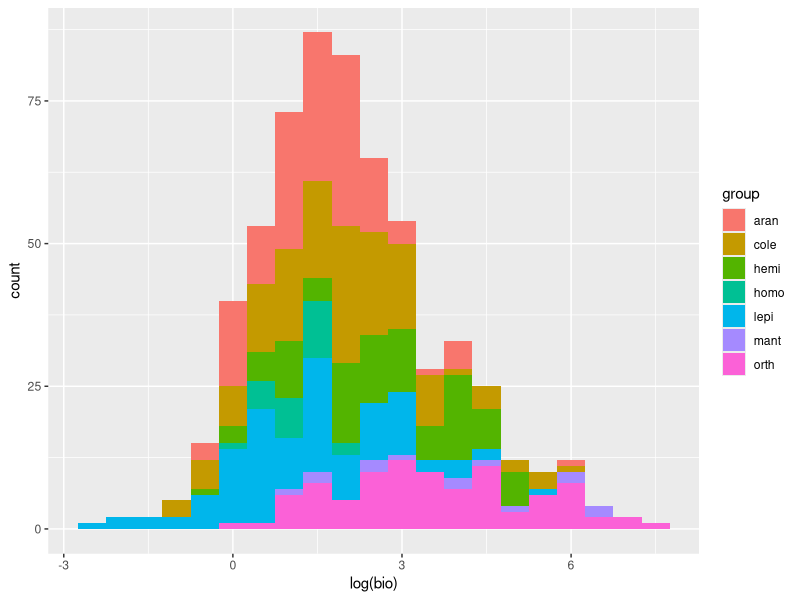

Here is the R script that generated this plot:
# Script estimates biomasses of insects for each garden based on 
# available lenght-body mass equation for insects.

# 1. Load datasets (built using data_processing_code.R) ----
insects <- read.table("datasets/wng_arthro_clean.txt")
treats  <- read.table("datasets/treats_clean.txt")
plants  <- read.table("datasets/wng_main_bio.txt")
sizes <-  read.csv("datasets/corrected_measurements.csv", header=T)

plants$SP_CODE <- tolower(plants$SP_CODE)
insects$tree <- as.character(insects$tree)

# 2. Estimate insect sizes ----
# Size dataset, each morphotype's average size
size <- tapply(sizes$r_cm_size, sizes$morph, mean)
mft <- names(size)
group <- substr(names(size),1,4)
size_dat <- data.frame(morph = mft,
                       size = as.numeric(size),
                       group = group)

# Models used to estimate biomass
# Ganihar 1997
# Araneae: power;b0=-3.2105 (0.1075);b1=2.4681(0.0756)
# Orthoptera: power;b0=-3.5338(0.2668);b1=2.4619(0.1002)
# Hemiptera: power;b0=-3.8893(0.3387);b1=2.7642(0.3113)
# Homoptera: power;b0=-3.1984(0.1174);b1=2.3487(0.0779)
# Coleoptera: power;b0=-3.2689(0.0659);b1=2.4625(0.0415)

# Wardhough 
# (power model ln(weight) = ln(a) + b * length )
# weight <- exp(a) * size^b
# Mantodea:    a=-6.34(0.72);b=3.01(0.27)
# Araneae:     a=-2.13(0.15);b=2.23(0.11)
# Orthoptera:  a=-3.17(0.19);b=2.61(0.09)
# Hemiptera:   a=-3.01(0.17);b=2.59(0.09)
# Homoptera:   a=-3.20(0.12);b=2.35(0.08) (Ganihar 1997)
# Coleoptera:  a=-3.2(0.14); b=2.56(0.08)
# Lepidoptera: a=-5.44(); b=2.55

# Power model parameters for each family
allo_params <- data.frame(group = unique(size_dat$group),
                          a = c(-2.13,-3.2,-3.01,-3.20,-5.44,-6.34,-3.17),
                          b = c( 2.23,2.56, 2.59, 2.35, 2.55, 3.01, 2.61))

# Size of an average individual
size_dat$a <- 0
size_dat$b <- 0
for (grp in unique(allo_params$group)){
  aval <- allo_params[allo_params$group == grp, ]$a
  bval <- allo_params[allo_params$group == grp, ]$b
  size_dat[size_dat$group == grp, ]$a <- aval 
  size_dat[size_dat$group == grp, ]$b <- bval
}

size_dat$bio <- exp(size_dat$a) * (size_dat$size*10)^size_dat$b

size_dat[size_dat$morph == "lepi061",]

# exp(-3.58) * 31.95^2.42


write.table(size_dat, "datasets/size_dat_bio_corr.txt")

# Size distributions
library(ggplot2)
bio_dist <- ggplot(size_dat, aes(x = log(bio), fill=group))
bio_dist + geom_histogram(binwidth=0.5)


# Biomass based networks

# 3. Plant species names corrections ----

examine <- function(plt){
  #example plot
  sdp <- plants[plants$CODE == plt,]
  # see which plants are in the same 
  sdi <- insects[insects$plot == plt, ]
  sdp$SP_CODE
  unique(sdi$tree)
  # sdp[, c("WEIGHT","SP_CODE")]
  bool <- sum(unique(sdp$SP_CODE) %in% unique(sdi$tree)) == length(unique(sdi$tree))
  return(list(bool, sdp$SP_CODE, unique(sdi$tree)))
}

pcodes <- unique(plants$CODE)

plotnames <- c()
for(int in 1:length(pcodes)){
  ee <- examine(as.character(pcodes[int]))
  print(as.character(pcodes[int]))
  print(ee[[1]])
  if (ee[[1]] == FALSE){plotnames <- c(plotnames, as.character(pcodes[int]))}
}

# Names of plots where insect tree labels dont match ones from the plant dataset
plotnames

# w1g1p1
# what could this be?
examine("w1g1p1")
# insects[(insects$tree == "solatu" & insects$plot == "w1g1p1"), ]$tree # <- "melamu" 
# it has to be melamu the most abundant on the plot
insects[(insects$tree == "trems1" & insects$plot == "w1g1p1"), ]$tree  <- "tremor" 
#RESOLVED

# w1g1p2
# insects[insects$tree == "mimodi", ] #this doesn't appear in the plant dataset
# plants[plants$CODE == "w1g1p2", ]
# unique(plants$SPEC)
# 
# # Check if there are othher plots with this plant
# plants[plants$SP_CODE == "breyce", ]
# insects[insects$tree == "breyce", ]
# insects[insects$tree == "tricpl", ]

# mimodi is either breyce or tricpl, I can also remove insects and the plant,
# or i can assign these insects to a second most abundant species which is 
# tricpl (I will assign to tricpl)
examine("w1g1p2")
insects[(insects$tree == "mimodi" & insects$plot == "w1g1p2"), ]$tree <- "tricpl"
insects[(insects$tree == "trems1" & insects$plot == "w1g1p2"), ]$tree <- "tremor"
# RESOLVED

# w1g1p3
examine("w1g1p3")
insects[(insects$tree == "trems1" & insects$plot == "w1g1p3"), ]$tree <- "tremor"
# RESOLVED

# "w1g1p4"
examine("w1g1p4")
insects[(insects$tree == "trems1" & insects$plot == "w1g1p4"),  ]$tree <- "tremor"
# RESOLVED

# "w1g1p5" 
examine("w1g1p5")[[3]][!(examine("w1g1p5")[[3]] %in% examine("w1g1p5")[[2]])]
insects[(insects$tree == "trems1" & insects$plot == "w1g1p5"),  ]$tree <- "tremor"
# RESOLVED

# "w1g3p2" 
cd <- "w1g3p2"
examine(cd)
examine(cd)[[3]][!(examine(cd)[[3]] %in% examine(cd)[[2]])]
plants[plants$CODE == cd, ]
insects[insects$plot == cd, ]
insects[(insects$tree == "ficuco" & insects$plot == cd),  ]$tree <- "ficucp"
# RESOLVED

# "w1g3p3" 
cd <- "w1g3p3"
examine(cd)
examine(cd)[[3]][!(examine(cd)[[3]] %in% examine(cd)[[2]])]
insects[(insects$tree == "ficuco" & insects$plot == cd),  ]$tree <- "ficucp"
# RESOLVED

# "w1g3p4" 
cd <- "w1g3p4"
examine(cd)
examine(cd)[[3]][!(examine(cd)[[3]] %in% examine(cd)[[2]])]
insects[(insects$tree == "ficucg" & insects$plot == cd),  ]$tree <- "ficuco"
# RESOLVED

# "w1g3p6"
cd <- "w1g3p6"
examine(cd)
examine(cd)[[3]][!(examine(cd)[[3]] %in% examine(cd)[[2]])]
insects[(insects$tree == "ficuco" & insects$plot == cd),  ]$tree <- "ficupa"
# RESOLVED

# "w1g4p6"
cd <- "w1g4p6"
examine(cd)
examine(cd)[[3]][!(examine(cd)[[3]] %in% examine(cd)[[2]])]
insects <- insects[!(insects$tree == "karipa"),  ]
# RESOLVED

# "w1g5p2" 
cd <- "w1g5p2"
examine(cd)
examine(cd)[[3]][!(examine(cd)[[3]] %in% examine(cd)[[2]])]
insects[(insects$tree == "solatu" & insects$plot == cd),  ]$tree <- "solas1"
insects[(insects$tree == "trems1" & insects$plot == cd),  ]$tree <- "tremor"
# RESOLVED

# "w1g5p3"
cd <- "w1g5p3"
examine(cd)
examine(cd)[[3]][!(examine(cd)[[3]] %in% examine(cd)[[2]])]
insects[(insects$tree == "premob" & insects$plot == cd),  ]$tree <- "prems1"
# RESOLVED

# "w1g5p5" 
cd <- "w1g5p5"
examine(cd)
examine(cd)[[3]][!(examine(cd)[[3]] %in% examine(cd)[[2]])]
insects[(insects$tree == "ficucg" & insects$plot == cd),  ]$tree <- "ficuco"
# RESOLVED

# "w1g2p2"
cd <- "w1g2p2"
examine(cd)[[3]][!(examine(cd)[[3]] %in% examine(cd)[[2]])]
plants[plants$CODE == cd, ]
plants[plants$SP_CODE == "viteco",]
insects[insects$plot == cd, ]
# Figure out where these plants are
# plants[plants$SP_CODE ==  "viteco", ]$CODE # ok... there is only one place w1g2p6 
# plants[plants$SP_CODE ==  "macata", ]$CODE 
# # it is everywhere :/ but within the same garden it would be in w1g2p6
# 
# plants[plants$SP_CODE ==  "melamu", ]$CODE # might go there? -> w1g2p6
insects[(insects$tree %in% c("macata","viteco","melamu") & insects$plot == cd),  ]$plot <- "w1g2p6"
cd <- "w1g2p6"
examine(cd)
# RESOLVED

# "w1g6p4"
cd <- "w1g6p4"
examine(cd)
examine(cd)[[3]][!(examine(cd)[[3]] %in% examine(cd)[[2]])]
# how big of a deal is it?
insects <- insects[!(insects$tree %in% c("breyce", "piptar") & insects$plot == cd),  ] #only few ind
# I could remove it
# ??? breyce piptar
# RESOLVED

# "w1g2p3" 
cd <- "w1g2p3"
examine(cd)[[3]][!(examine(cd)[[3]] %in% examine(cd)[[2]])]
insects[(insects$tree == "trems1" & insects$plot == cd),  ]$tree <- "tremor"
plants[plants$CODE == cd, ]
insects[insects$plot == cd, ]
insects[(insects$tree %in% c("cordte") & insects$plot == cd),  ]
# definietly remove
insects <- insects[!(insects$tree == "cordte" & insects$plot == cd),  ]
# ??? cordte
# RESOLVED


write.table(insects, "datasets/arthropods_clean.txt")
write.table(treats,  "datasets/treatments_clean.txt")
write.table(plants,  "datasets/plants_clean.txt")
write.table(sizes,   "datasets/sizes_clean.txt")
